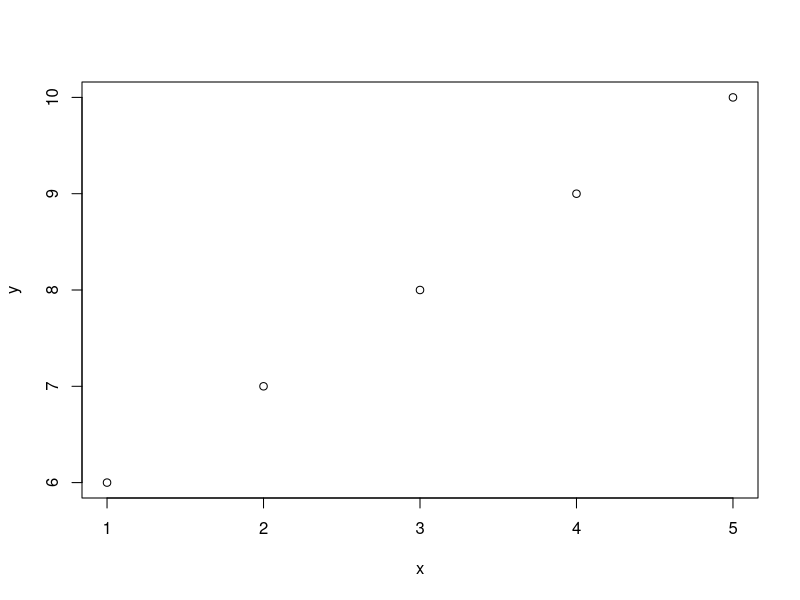

Here is the R script that generated this plot:
#Youtube videos with MarinStatsLectures

# The code below is Creating two vectors and using the plot function
x <- 1:5
y <- 6:10
plot(x, y)

#ls()
#rm(x)

# The code below is for basic math functions
z <- x+y
a <- x^2            #Squared
b <- sqrt(y)        #Square root
c <- x^2 + y^2      
d <- x^(1/2)        #Take y and raise it to the power of a half
e <- log(y)         #logorithm
f <- log2(y)        # log base 2
g <- exp(y)         #Exponental
h <- abs(-14)       #Absolute value




